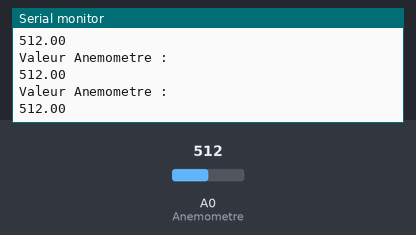
Recording of a sketch running on a simulated Arduino Uno, built with avr-gcc and run on an emulated ATmega328P. Shown: the last lines printed to the serial monitor. The inputs (shaded band) are chosen by the test bench; at power-on: A0 (Anemometre) = 512.

Above: at 1.2 s.
1.3 s: A0 (Anemometre) set to 716
At 1.4 s:
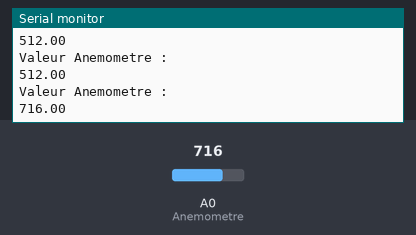
2.8 s: A0 (Anemometre) set to 900
At 2.81 s:
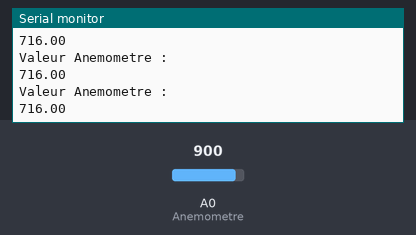
Timing chart, 0 to 5.8 s (numbered marks = the images above; inputs shaded):
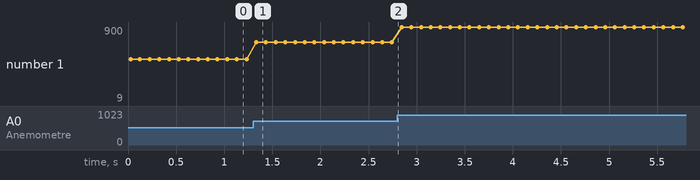

Measured:
- after the input at 1.3 s, the serial monitor: prints a new line at once (image 1)
- plotted number 1: 512 → 716 after the input at 1.3 s, 716 → 9 after the input at 2.8 s

The sketch:

Test_Matos-potentiometre.ino
```cpp
// Test du potentiomètre
float Anemometre = A0;
float ValeurAnemometre;

void setup()
{
	//initialisation du Port série
		Serial.begin(9600);
		Serial.println("Start");
	pinMode(Anemometre, INPUT);
	ValeurAnemometre = 0;
}

void loop()
{
	ValeurAnemometre=analogRead(Anemometre);
	Serial.println("Valeur Anemometre : ");
	Serial.println(ValeurAnemometre);
	delay(100);
}
```
